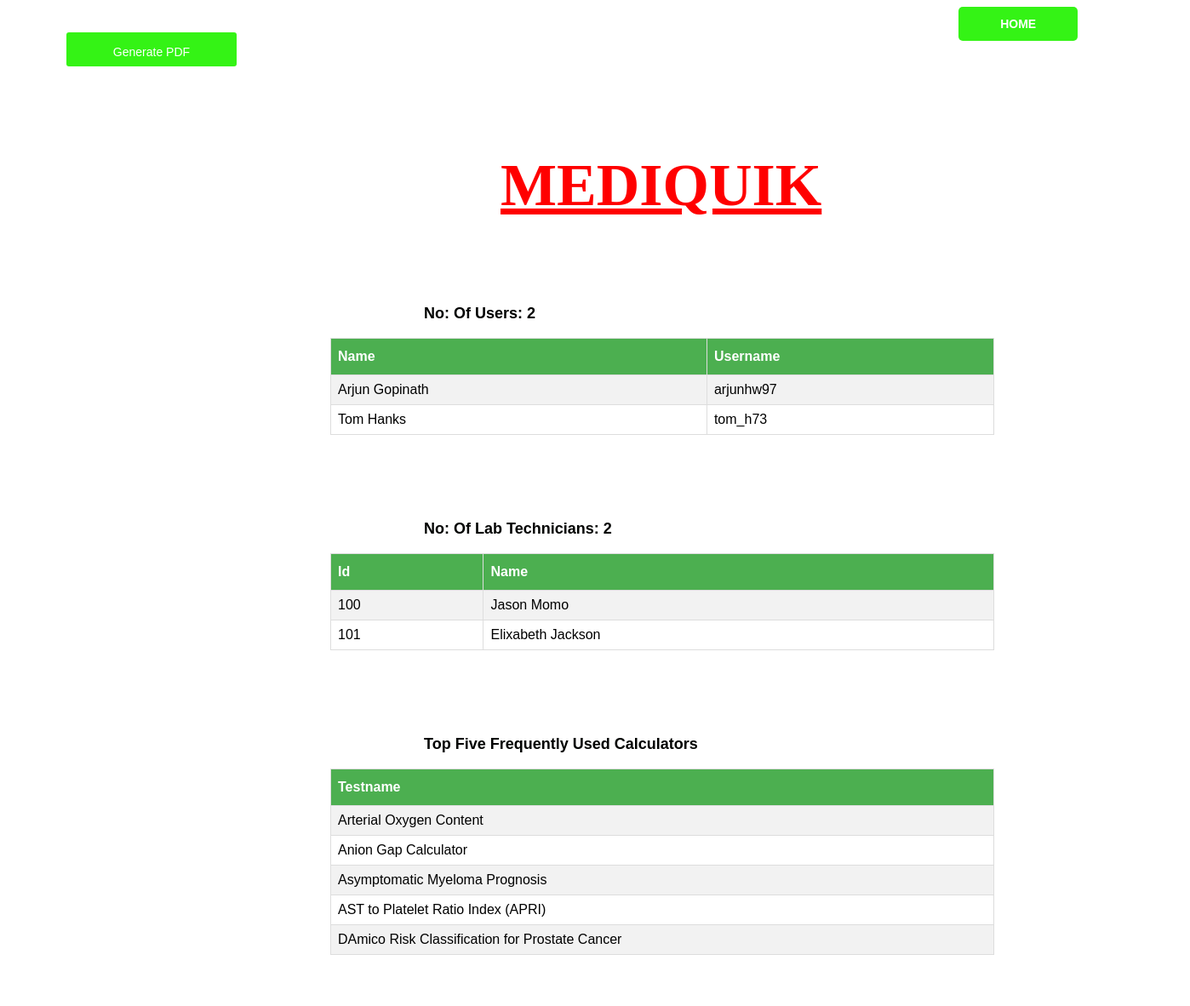
The page /adgen.php on the database its author committed.
### tables this page shows
CREATE TABLE `userinfo` (
  `firstname` varchar(20) NOT NULL,
  `lastname` varchar(20) NOT NULL,
  `gender` varchar(20) NOT NULL,
  `dateofbirth` date NOT NULL,
  `username` varchar(20) NOT NULL,
  `password` varchar(20) NOT NULL,
  `address` varchar(100) NOT NULL,
  `phoneno:` varchar(10) NOT NULL,
  `email` varchar(20) NOT NULL,
  `height` int(3) NOT NULL,
  `weight` int(3) NOT NULL
);

CREATE TABLE `labtech` (
  `id` int(11) NOT NULL,
  `firstname` varchar(20) NOT NULL,
  `lastname` varchar(20) NOT NULL,
  `password` varchar(20) NOT NULL,
  `gender` varchar(10) NOT NULL,
  `contact` varchar(10) NOT NULL
);

CREATE TABLE `test_list` (
  `testname` varchar(200) NOT NULL,
  `visits` int(10) NOT NULL DEFAULT '0',
  `filename` varchar(10) NOT NULL
);

### adgen.php (the view, shortened to what this page needs)
<!DOCTYPE html>
<html>
<head>
   <link rel="stylesheet" type="text/css" href="css/adgen.css">
</head>
<body>
<form method="post" action="">
<input type="submit" name="b1" class="btn" value="HOME">
</form>
<form method="post" action="">
<button id="cmd" class="btn1">Generate PDF</button>
<div class="container" id="#content">
<h3 class="h7">MEDIQUIK</h3>
<?php
        $db = 'medi';
        $user = 'arjun';
        $pass = '123';
        $conn = mysqli_connect('localhost',$user,$pass,$db);
        $sql = "SELECT * FROM `userinfo`";
		    $res = mysqli_query($conn,$sql);
		    $num = mysqli_num_rows($res);
	      echo "<h3 class='l1'>No: Of Users: ".$num."</h3>";
       echo "<table border='1' class='table'>
       <th>Name</th>
        <th>Username</th>";
       $sql="SELECT * FROM userinfo";
       $res=mysqli_query($conn,$sql);
       while($row=mysqli_fetch_assoc($res))
       {
         $f = $row['firstname'];
         $l = $row['lastname'];
         $u = $row['username'];
      echo "<tr>
      <td> $f $l </td>
      <td> $u </td>
      </tr>";
     }
 echo "</table>";
?>
<?php
$sql="SELECT * FROM labtech";
$res=mysqli_query($conn,$sql);
echo "<h3 class='l2'>No: Of Lab Technicians: ".mysqli_num_rows($res)."</h3>";
echo "<table border='1' class='table'>
    <th>Id</th>
    <th>Name</th>";
       $sql="SELECT * FROM labtech";
       $res=mysqli_query($conn,$sql);
       while($row=mysqli_fetch_assoc($res))
       {
         $id = $row['id'];
         $f = $row['firstname'];
         $l = $row['lastname'];
      echo "<tr>
      <td> $id </td>
      <td> $f $l </td>
      </tr>";
     }
echo "</table>";
?>
<?php
echo "<h3 class='l3'>"."Top Five Frequently Used Calculators"."</h3>";
echo"<table border='1' class='table'>
    <th>Testname</th>";
       $sql="SELECT * FROM test_list ORDER BY visits DESC LIMIT 5";
       $res=mysqli_query($conn,$sql);
       while($row=mysqli_fetch_assoc($res))
       {
         $t = $row['testname'];
      echo "<tr>
      <td> $t  </td>
      </tr>";
      }
echo "</table>";
?>
</div>
</form>
</body>
</html>

### css/adgen.css (style rules this page uses)
body { background: #eee; width: 100%; height: 100%; background: url('images/MQ.jpg') ; position: absolute; }
.container { overflow: auto; position: absolute; width: 1300px; height: 1000px; position: absolute; margin-left: 80px; margin-top: 150px; border-radius: 10px; background: #FFFFFF; }
.table { margin-left: 300px; }
.table { font-family: "Trebuchet MS", Arial, Helvetica, sans-serif; border-collapse: collapse; width: 60%; }
.table td, .table th { border: 1px solid #ddd; padding: 8px; }
.table tr:nth-child(even) { background-color: #f2f2f2; }
.table th { padding-top: 12px; padding-bottom: 12px; text-align: left; background-color: #4CAF50; color: white; }
.btn { width: 140px; height: 40px; background: #34f315; font-size: 14px; margin-right: 10%; font-weight: bold; border-radius: 5px; border: none; color: #fff; position: absolute; right: 0px; }
.l1 { position: relative; font-size: 18px; margin-left: 400px; margin-top: 200px; font-family: Arial; color: #000200; padding-left: 10px; }
.l2 { margin-top: 100px; position: relative; font-size: 18px; font-family: Arial; margin-left: 400px; color: #000200; padding-left: 10px; }
.l3 { margin-top: 100px; position: relative; font-size: 18px; font-family: Arial; color: #000200; margin-left: 400px; padding-left: 10px; }
.btn1 { position: absolute; background: #34f315; width: 200px; height: 40px; margin-top: 30px; border: 0; margin-left: 70px; padding: 15px; border-top-left-radius: 3px; border-top-right-radius: 3px; border-bottom-left-radius: 3px; border-bottom-right-radius: 3px; color: #FFFFFF; font-size: 14px; }
.h7 { text-decoration: underline; margin-top: 20px; margin-left: 500px; position: absolute; font-size: 70px; color: #FF0000; }

### rows shown on the page
userinfo: firstname "Arjun", lastname "Gopinath", username "arjunhw97"
userinfo: firstname "Tom", lastname "Hanks", username "tom_h73"
labtech: id "100", firstname "Jason", lastname "Momo"
labtech: id "101", firstname "Elixabeth", lastname "Jackson"
test_list: testname "Arterial Oxygen Content"
test_list: testname "Anion Gap Calculator"
test_list: testname "Asymptomatic Myeloma Prognosis"
test_list: testname "AST to Platelet Ratio Index (APRI)"
test_list: testname "DAmico Risk Classification for Prostate Cancer"

### other values the page prints
$num "2"
mysqli_num_rows($res) "2"
